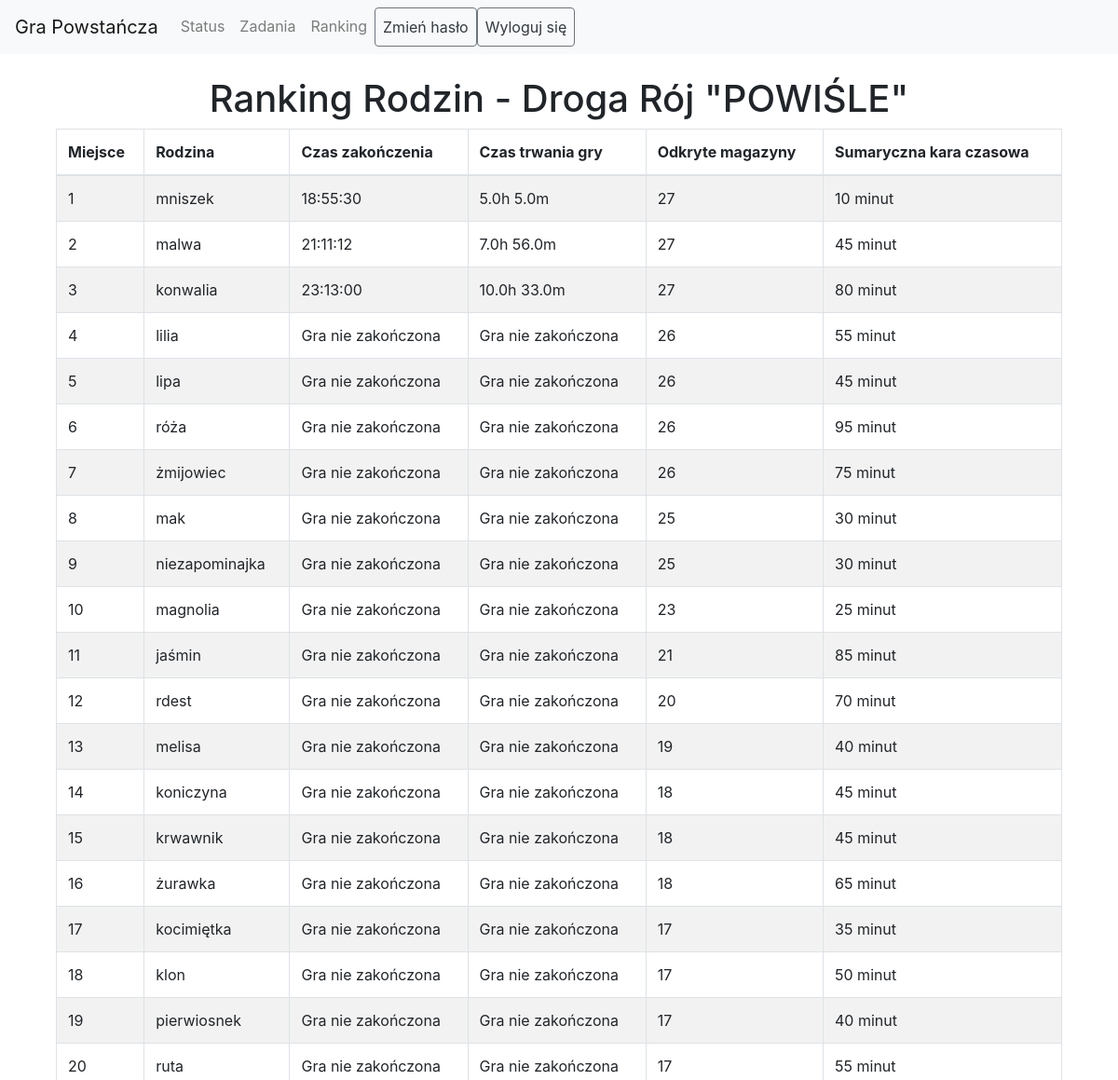
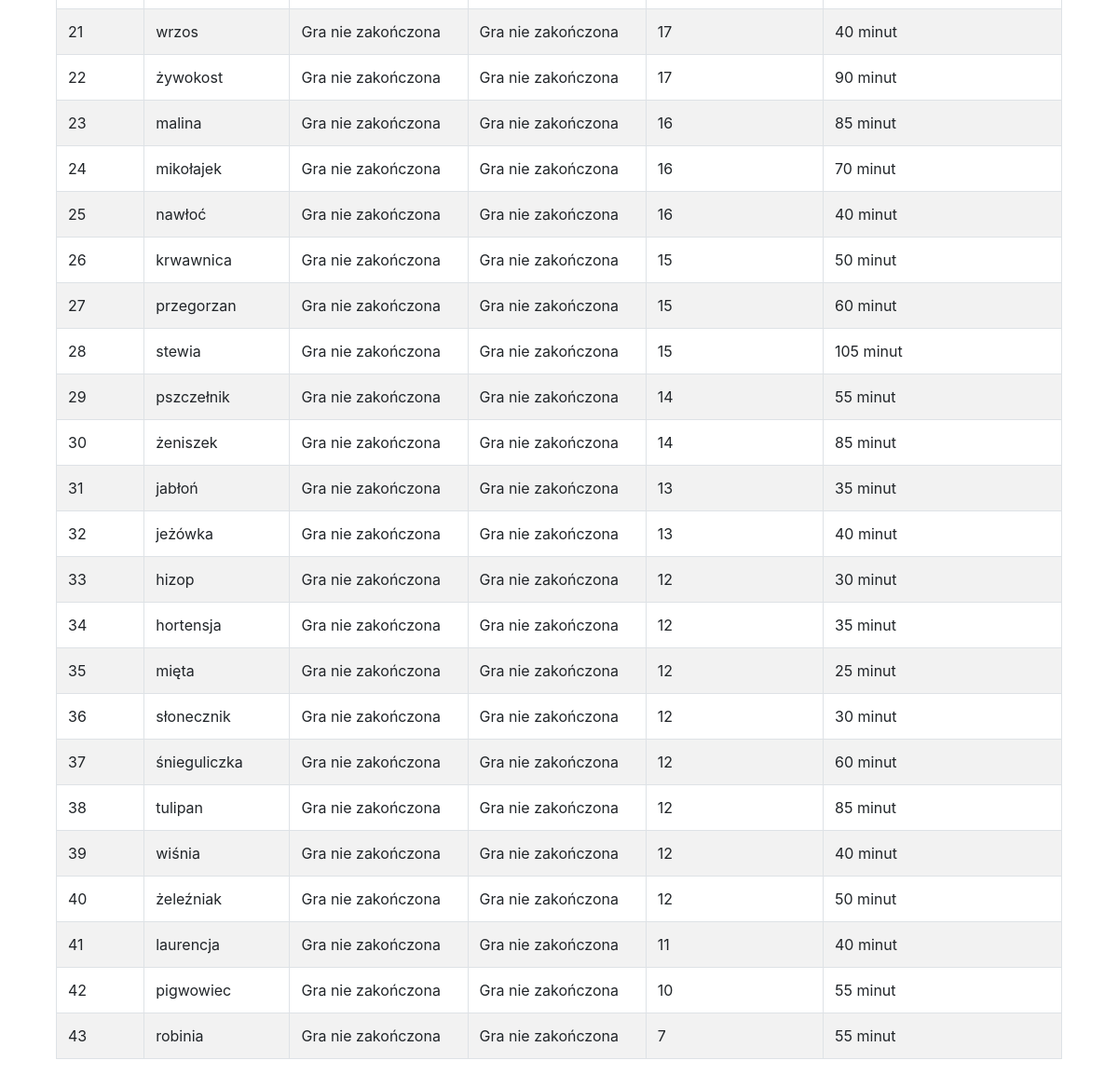
The page /ranking (signed in) on the database its author committed (2 pictures, top to bottom).
### models/__init__.py (models this page shows)
class Family(db.Model):
    id = db.Column(db.Integer, primary_key=True)
    name = db.Column(db.String(50), nullable=False)
    discovered_magazines = db.Column(db.Integer, default=0)
    patrols = db.relationship('Patrol', backref='family', lazy=True)
    assigned_magazines = db.Column(MutableList.as_mutable(PickleType), default=[])
    tasks = db.relationship('FamilyTask', backref='family', lazy=True)
    magazine_list = db.Column(db.String(1), nullable=False, default='a')  # 'a', 'b', 'c', 'd', 'e', or 'f'
    end_time = db.Column(db.DateTime, nullable=True)
    route = db.Column(db.String(1), nullable=False)  # Dodane pole dla drogi ('a' albo 'b')
    meeting_place = db.Column(db.String(255), nullable=True)  # Nowe pole dla miejsca spotkania

### routes/__init__.py (the view)
@main.route('/ranking')
@login_required
def ranking():
    patrol_id = session.get('patrol_id')
    if not patrol_id:
        flash('Nie jesteś zalogowany.', 'danger')
        return redirect(url_for('main.index'))
    patrol = Patrol.query.get(patrol_id)
    if not patrol or not patrol.family:
        flash('Nie znaleziono patrolu lub rodziny.', 'danger')
        return redirect(url_for('main.index'))
    family = patrol.family
    route = family.route  # Pobierz drogę rodziny
    families = Family.query.filter_by(route=route).all()
    families = [f for f in families if f.discovered_magazines]
    for family in families:
        total_penalty_time = sum(patrol.time_penalty for patrol in family.patrols if patrol.time_penalty)
        family.total_penalty_time = total_penalty_time  # Dodaj to pole dynamicznie
        family.total_time = ((family.end_time - GAME_START_TIME).total_seconds() + total_penalty_time * 60) if family.end_time else float('inf')
    families = sorted(families, key=lambda f: (
        f.total_time,
        -f.discovered_magazines
    ))
    return render_template('ranking.html', families=families, game_start_time=GAME_START_TIME, route=route)

### routes/__init__.py (called while the page is built)
def login_required(f):
    @wraps(f)
    def decorated_function(*args, **kwargs):
        if 'patrol_id' not in session:
            flash('Musisz być zalogowany, aby uzyskać dostęp do tej strony.', 'danger')
            return redirect(url_for('main.index'))
        return f(*args, **kwargs)
    return decorated_function

### templates/ranking.html (shortened to what this page needs)
{% extends "base.html" %}
{% block content %}
<div class="container">
    <h1 class="text-center">Ranking Rodzin - Droga {{ 'Rój "POWIŚLE"' if route == 'a' else 'Rój "STARÓWKA"' }}</h1>
    <div class="table-responsive">
        <table class="table table-striped table-bordered">
            <thead>
                <tr>
                    <th>Miejsce</th>
                    <th>Rodzina</th>
                    <th>Czas zakończenia</th>
                    <th>Czas trwania gry</th>
                    <th>Odkryte magazyny</th>
                    <th>Sumaryczna kara czasowa</th>
                </tr>
            </thead>
            <tbody>
                {% for family in families %}
                <tr>
                    <td>{{ loop.index }}</td>
                    <td>{{ family.name }}</td>
                    <td>{{ family.end_time.strftime('%H:%M:%S') if family.end_time else 'Gra nie zakończona' }}</td>
                    <td>
                        {% if family.end_time %}
                            {{ family.total_time // 3600 }}h
                            {{ (family.total_time % 3600) // 60 }}m
                        {% else %}
                            Gra nie zakończona
                        {% endif %}
                    </td>
                    <td>{{ family.discovered_magazines }}</td>
                    <td>{{ family.total_penalty_time }} minut</td>
                </tr>
                {% endfor %}
            </tbody>
        </table>
    </div>
</div>
{% endblock %}

### rows shown on the page
Family: name "mniszek", end_time "18:55:30", total_time "5.0", discovered_magazines "27", total_penalty_time "10"
Family: name "malwa", end_time "21:11:12", total_time "7.0", total_time "56.0", discovered_magazines "27", total_penalty_time "45"
Family: name "konwalia", end_time "23:13:00", total_time "10.0", total_time "33.0", discovered_magazines "27", total_penalty_time "80"
Family: name "lilia", end_time "Gra nie zakończona", discovered_magazines "26", total_penalty_time "55"
Family: name "lipa", end_time "Gra nie zakończona", discovered_magazines "26", total_penalty_time "45"
Family: name "róża", end_time "Gra nie zakończona", discovered_magazines "26", total_penalty_time "95"
Family: name "żmijowiec", end_time "Gra nie zakończona", discovered_magazines "26", total_penalty_time "75"
Family: name "mak", end_time "Gra nie zakończona", discovered_magazines "25", total_penalty_time "30"
Family: name "niezapominajka", end_time "Gra nie zakończona", discovered_magazines "25", total_penalty_time "30"
Family: name "magnolia", end_time "Gra nie zakończona", discovered_magazines "23", total_penalty_time "25"
Family: name "jaśmin", end_time "Gra nie zakończona", discovered_magazines "21", total_penalty_time "85"
Family: name "rdest", end_time "Gra nie zakończona", discovered_magazines "20", total_penalty_time "70"
Family: name "melisa", end_time "Gra nie zakończona", discovered_magazines "19", total_penalty_time "40"
Family: name "koniczyna", end_time "Gra nie zakończona", discovered_magazines "18", total_penalty_time "45"
Family: name "krwawnik", end_time "Gra nie zakończona", discovered_magazines "18", total_penalty_time "45"
Family: name "żurawka", end_time "Gra nie zakończona", discovered_magazines "18", total_penalty_time "65"
Family: name "kocimiętka", end_time "Gra nie zakończona", discovered_magazines "17", total_penalty_time "35"
Family: name "klon", end_time "Gra nie zakończona", discovered_magazines "17", total_penalty_time "50"
Family: name "pierwiosnek", end_time "Gra nie zakończona", discovered_magazines "17", total_penalty_time "40"
Family: name "ruta", end_time "Gra nie zakończona", discovered_magazines "17", total_penalty_time "55"
Family: name "wrzos", end_time "Gra nie zakończona", discovered_magazines "17", total_penalty_time "40"
Family: name "żywokost", end_time "Gra nie zakończona", discovered_magazines "17", total_penalty_time "90"
Family: name "malina", end_time "Gra nie zakończona", discovered_magazines "16", total_penalty_time "85"
Family: name "mikołajek", end_time "Gra nie zakończona", discovered_magazines "16", total_penalty_time "70"
Family: name "nawłoć", end_time "Gra nie zakończona", discovered_magazines "16", total_penalty_time "40"
Family: name "krwawnica", end_time "Gra nie zakończona", discovered_magazines "15", total_penalty_time "50"
Family: name "przegorzan", end_time "Gra nie zakończona", discovered_magazines "15", total_penalty_time "60"
Family: name "stewia", end_time "Gra nie zakończona", discovered_magazines "15", total_penalty_time "105"
Family: name "pszczełnik", end_time "Gra nie zakończona", discovered_magazines "14", total_penalty_time "55"
Family: name "żeniszek", end_time "Gra nie zakończona", discovered_magazines "14", total_penalty_time "85"
Family: name "jabłoń", end_time "Gra nie zakończona", discovered_magazines "13", total_penalty_time "35"
Family: name "jeżówka", end_time "Gra nie zakończona", discovered_magazines "13", total_penalty_time "40"
Family: name "hizop", end_time "Gra nie zakończona", discovered_magazines "12", total_penalty_time "30"
Family: name "hortensja", end_time "Gra nie zakończona", discovered_magazines "12", total_penalty_time "35"
Family: name "mięta", end_time "Gra nie zakończona", discovered_magazines "12", total_penalty_time "25"
Family: name "słonecznik", end_time "Gra nie zakończona", discovered_magazines "12", total_penalty_time "30"
Family: name "śnieguliczka", end_time "Gra nie zakończona", discovered_magazines "12", total_penalty_time "60"
Family: name "tulipan", end_time "Gra nie zakończona", discovered_magazines "12", total_penalty_time "85"
Family: name "wiśnia", end_time "Gra nie zakończona", discovered_magazines "12", total_penalty_time "40"
Family: name "żeleźniak", end_time "Gra nie zakończona", discovered_magazines "12", total_penalty_time "50"
Family: name "laurencja", end_time "Gra nie zakończona", discovered_magazines "11", total_penalty_time "40"
Family: name "pigwowiec", end_time "Gra nie zakończona", discovered_magazines "10", total_penalty_time "55"
Family: name "robinia", end_time "Gra nie zakończona", discovered_magazines "7", total_penalty_time "55"

### other values the page prints
{{ 'Rój "POWIŚLE"' if route == 'a' else 'Rój "STARÓWKA"' }} "Rój \"POWIŚLE\""
